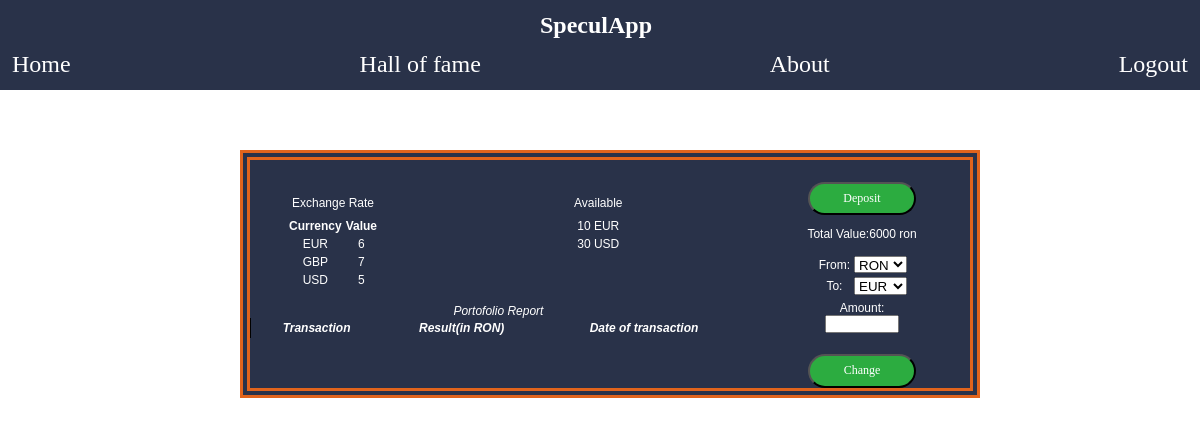
The app's page /page/Client.php (signed in), older data.
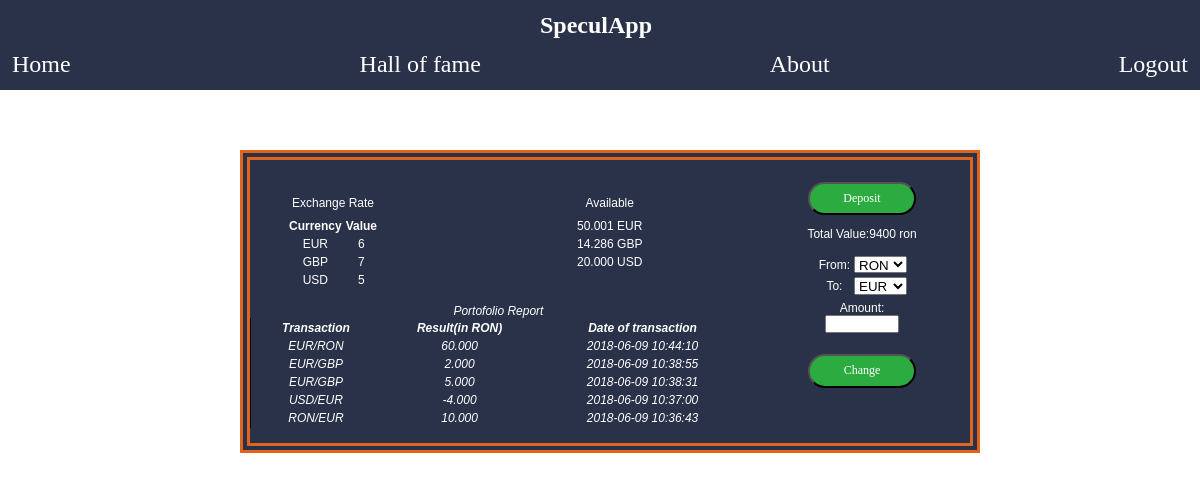
The same page, newer data.
### tables this page shows
CREATE TABLE `currency` (
  `name` varchar(8) NOT NULL,
  `cur_value` double NOT NULL,
  `last_value` double(10,3) NOT NULL,
  `min_value` double NOT NULL,
  `max_value` double NOT NULL,
  `update_time` int(11) NOT NULL,
  `last_update` datetime NOT NULL
);

CREATE TABLE `available` (
  `id` int(11) NOT NULL,
  `username` varchar(32) NOT NULL,
  `currency_name` varchar(8) NOT NULL,
  `amount` decimal(10,3) NOT NULL,
  `updated_at` datetime NOT NULL
);

CREATE TABLE `hof` (
  `username` varchar(32) NOT NULL,
  `user_id` int(11) NOT NULL,
  `credit` int(11) NOT NULL,
  `updated_at` datetime NOT NULL
);

CREATE TABLE `transactions` (
  `id` int(11) NOT NULL,
  `username` varchar(32) NOT NULL,
  `FCUR` varchar(8) NOT NULL,
  `TCUR` varchar(8) NOT NULL,
  `result` double(10,3) NOT NULL,
  `created_at` datetime NOT NULL
);

### script/include.php (called while the page is built, shortened)
<?php
function get_user_data($username){
	require('db.php');
	$sql="SELECT * FROM `hof` where username='$username';";
	$result=mysqli_query($con,$sql) or die (mysqli_error($con));
	if ($result){
		return $result;
	}
	else return 0;
}
function get_user_transactions($username){
	require('db.php');
	$sql="SELECT * FROM `transactions` WHERE username='$username' ORDER BY created_at DESC";
	$result=mysqli_query($con,$sql) or die(mysqli_error($con));
		return $result;
}
function get_currency(){
	require('db.php');
	$sql="SELECT * FROM `currency`;";
	$result=mysqli_query($con,$sql) or die (mysqli_error($con));
	if ($result){
		return $result;
	}
	else return 0;
}
function value_in_table($tablename,$colname,$value){
	require('db.php');
	$sql="SELECT * FROM `$tablename` WHERE $colname='$value';";
	$result=mysqli_query($con,$sql) or die (mysqli_error($con));
	if ($result){
		return $result;
	}
	else return(0);
}
?>

### script/get_cur_names.php (the view, shortened to what this page needs)
<?php
require('db.php');
include_once('include.php');
$result = get_currency();
if (mysqli_num_rows($result)>0){
	while ($row=mysqli_fetch_assoc($result)){ ?>
	<option value="<?php echo $row['name'];?>"><?php echo $row['name'];?></option>
	<?php
	}
}
?>

### script/get_rate.php (shortened to what this page needs)
<?php
require('db.php');
include_once('include.php');
$result = get_currency();
if (mysqli_num_rows($result)>0){
	while ($row=mysqli_fetch_assoc($result)){ ?>
		<tr>
			<td><?php echo $row['name'];?></td>
			<td><?php echo $row['cur_value'];?>
			</td>
		</tr>
	<?php
	}
}
?>

### script/get_available_cur.php (shortened to what this page needs)
<?php
require('db.php');
include_once('include.php');
$uname=$_SESSION['username'];
$result=value_in_table('available','username',$uname);
if (mysqli_num_rows($result)>0){
	while($row=mysqli_fetch_assoc($result)){
		?>
		<tr><td><?php echo $row['amount'];?> <?php echo $row['currency_name'];?></td></tr>
	<?php
	}
}
?>

### script/get_amt.php (shortened to what this page needs)
<?php
require('db.php');
include_once('include.php');
$username=$_SESSION['username'];
$result=get_user_data($username);
$result=mysqli_fetch_assoc($result);
echo $result['credit'];
?>

### script/get_transactions.php
<?php
include_once('include.php');
$username=$_SESSION['username'];
$result=get_user_transactions($username);
if ($result){
	if (mysqli_num_rows($result)>0){
		$number=0;
		while($row=mysqli_fetch_assoc($result) and $number<5){ ?>
		<tr>
			<td><?php echo $row['FCUR'];?>/<?php echo $row['TCUR'];?></td>
			<td><?php echo $row['result'];?></td>
			<td><?php echo $row['created_at'];?></td>
		</tr>
		<?php
		$number=$number+1;
		}
	}
}
?>

Row changes from the older to the newer data that the page shows:
removed available: amount "10", currency_name "EUR"
removed available: amount "30", currency_name "USD"
added available: amount "50.001", currency_name "EUR"
added available: amount "14.286", currency_name "GBP"
added available: amount "20.000", currency_name "USD"
changed hof: credit "6000" → "9400"
added transactions: FCUR "EUR", TCUR "RON", result "60.000", created_at "2018-06-09 10:44:10"
added transactions: FCUR "EUR", TCUR "GBP", result "2.000", created_at "2018-06-09 10:38:55"
added transactions: FCUR "EUR", TCUR "GBP", result "5.000", created_at "2018-06-09 10:38:31"
added transactions: FCUR "USD", TCUR "EUR", result "-4.000", created_at "2018-06-09 10:37:00"
added transactions: FCUR "RON", TCUR "EUR", result "10.000", created_at "2018-06-09 10:36:43"
